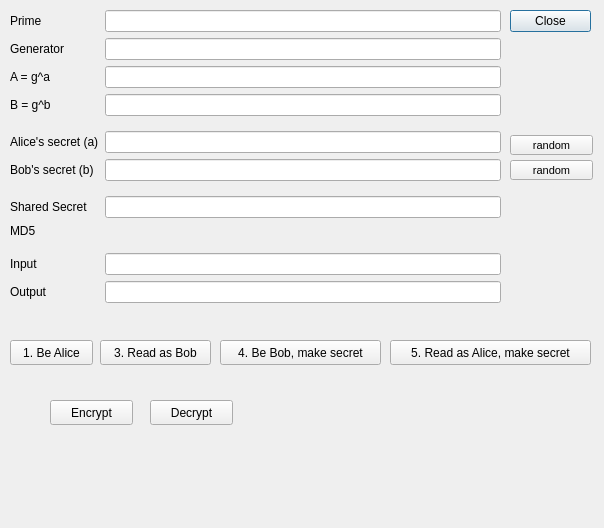
<?xml version="1.0" encoding="UTF-8"?>
<ui version="4.0">
 <class>encapp</class>
 <widget class="QDialog" name="encapp">
  <property name="geometry">
   <rect>
    <x>0</x>
    <y>0</y>
    <width>604</width>
    <height>528</height>
   </rect>
  </property>
  <property name="windowTitle">
   <string>Secret Exchange</string>
  </property>
  <widget class="QDialogButtonBox" name="buttonBox">
   <property name="geometry">
    <rect>
     <x>510</x>
     <y>10</y>
     <width>81</width>
     <height>241</height>
    </rect>
   </property>
   <property name="orientation">
    <enum>Qt::Vertical</enum>
   </property>
   <property name="standardButtons">
    <set>QDialogButtonBox::Close</set>
   </property>
  </widget>
  <widget class="QWidget" name="formLayoutWidget">
   <property name="geometry">
    <rect>
     <x>10</x>
     <y>10</y>
     <width>491</width>
     <height>326</height>
    </rect>
   </property>
   <layout class="QFormLayout" name="formLayout">
    <property name="fieldGrowthPolicy">
     <enum>QFormLayout::ExpandingFieldsGrow</enum>
    </property>
    <item row="0" column="0">
     <widget class="QLabel" name="primeLabel">
      <property name="text">
       <string>Prime</string>
      </property>
     </widget>
    </item>
    <item row="0" column="1">
     <widget class="QLineEdit" name="primeLineEdit"/>
    </item>
    <item row="1" column="0">
     <widget class="QLabel" name="generatorLabel">
      <property name="text">
       <string>Generator</string>
      </property>
     </widget>
    </item>
    <item row="1" column="1">
     <widget class="QLineEdit" name="generatorLineEdit"/>
    </item>
    <item row="2" column="0">
     <widget class="QLabel" name="aGALabel">
      <property name="text">
       <string>A = g^a</string>
      </property>
     </widget>
    </item>
    <item row="2" column="1">
     <widget class="QLineEdit" name="aGALineEdit"/>
    </item>
    <item row="3" column="0">
     <widget class="QLabel" name="bGBLabel">
      <property name="text">
       <string>B = g^b</string>
      </property>
     </widget>
    </item>
    <item row="3" column="1">
     <widget class="QLineEdit" name="bGBLineEdit"/>
    </item>
    <item row="4" column="0">
     <widget class="Line" name="line">
      <property name="orientation">
       <enum>Qt::Horizontal</enum>
      </property>
     </widget>
    </item>
    <item row="5" column="0">
     <widget class="QLabel" name="aliceSSecretALabel">
      <property name="text">
       <string>Alice's secret (a)</string>
      </property>
     </widget>
    </item>
    <item row="5" column="1">
     <widget class="QLineEdit" name="aliceSSecretALineEdit"/>
    </item>
    <item row="6" column="0">
     <widget class="QLabel" name="bobSSecretBLabel">
      <property name="text">
       <string>Bob's secret (b)</string>
      </property>
     </widget>
    </item>
    <item row="6" column="1">
     <widget class="QLineEdit" name="bobSSecretBLineEdit"/>
    </item>
    <item row="7" column="1">
     <widget class="Line" name="line_2">
      <property name="orientation">
       <enum>Qt::Horizontal</enum>
      </property>
     </widget>
    </item>
    <item row="8" column="0">
     <widget class="QLabel" name="sharedSecretLabel">
      <property name="text">
       <string>Shared Secret</string>
      </property>
     </widget>
    </item>
    <item row="8" column="1">
     <widget class="QLineEdit" name="sharedSecretLineEdit"/>
    </item>
    <item row="11" column="0">
     <widget class="QLabel" name="inputLabel">
      <property name="text">
       <string>Input</string>
      </property>
     </widget>
    </item>
    <item row="11" column="1">
     <widget class="QLineEdit" name="inputLineEdit"/>
    </item>
    <item row="12" column="0">
     <widget class="QLabel" name="outputLabel">
      <property name="text">
       <string>Output</string>
      </property>
     </widget>
    </item>
    <item row="12" column="1">
     <widget class="QLineEdit" name="outputLineEdit"/>
    </item>
    <item row="9" column="0">
     <widget class="QLabel" name="md5label">
      <property name="text">
       <string>MD5</string>
      </property>
     </widget>
    </item>
    <item row="9" column="1">
     <widget class="QLabel" name="md5content">
      <property name="text">
       <string/>
      </property>
     </widget>
    </item>
    <item row="10" column="0">
     <widget class="Line" name="line_3">
      <property name="orientation">
       <enum>Qt::Horizontal</enum>
      </property>
     </widget>
    </item>
   </layout>
  </widget>
  <widget class="QPushButton" name="pushButton">
   <property name="geometry">
    <rect>
     <x>10</x>
     <y>340</y>
     <width>83</width>
     <height>25</height>
    </rect>
   </property>
   <property name="text">
    <string>1. Be Alice</string>
   </property>
  </widget>
  <widget class="QPushButton" name="pushButton_2">
   <property name="geometry">
    <rect>
     <x>100</x>
     <y>340</y>
     <width>111</width>
     <height>25</height>
    </rect>
   </property>
   <property name="text">
    <string>3. Read as Bob</string>
   </property>
  </widget>
  <widget class="QPushButton" name="pushButton_3">
   <property name="geometry">
    <rect>
     <x>220</x>
     <y>340</y>
     <width>161</width>
     <height>25</height>
    </rect>
   </property>
   <property name="text">
    <string>4. Be Bob, make secret</string>
   </property>
  </widget>
  <widget class="QPushButton" name="pushButton_4">
   <property name="geometry">
    <rect>
     <x>390</x>
     <y>340</y>
     <width>201</width>
     <height>25</height>
    </rect>
   </property>
   <property name="text">
    <string>5. Read as Alice, make secret</string>
   </property>
  </widget>
  <widget class="QPushButton" name="pushButton_5">
   <property name="geometry">
    <rect>
     <x>510</x>
     <y>135</y>
     <width>83</width>
     <height>20</height>
    </rect>
   </property>
   <property name="font">
    <font>
     <pointsize>8</pointsize>
    </font>
   </property>
   <property name="text">
    <string>random</string>
   </property>
  </widget>
  <widget class="QPushButton" name="pushButton_6">
   <property name="geometry">
    <rect>
     <x>510</x>
     <y>160</y>
     <width>83</width>
     <height>20</height>
    </rect>
   </property>
   <property name="font">
    <font>
     <pointsize>8</pointsize>
    </font>
   </property>
   <property name="text">
    <string>random</string>
   </property>
  </widget>
  <widget class="QPushButton" name="pushButton_7">
   <property name="geometry">
    <rect>
     <x>50</x>
     <y>400</y>
     <width>83</width>
     <height>25</height>
    </rect>
   </property>
   <property name="text">
    <string>Encrypt</string>
   </property>
  </widget>
  <widget class="QPushButton" name="pushButton_8">
   <property name="geometry">
    <rect>
     <x>150</x>
     <y>400</y>
     <width>83</width>
     <height>25</height>
    </rect>
   </property>
   <property name="text">
    <string>Decrypt</string>
   </property>
  </widget>
 </widget>
 <resources/>
 <connections>
  <connection>
   <sender>buttonBox</sender>
   <signal>accepted()</signal>
   <receiver>encapp</receiver>
   <slot>accept()</slot>
   <hints>
    <hint type="sourcelabel">
     <x>248</x>
     <y>254</y>
    </hint>
    <hint type="destinationlabel">
     <x>157</x>
     <y>274</y>
    </hint>
   </hints>
  </connection>
  <connection>
   <sender>buttonBox</sender>
   <signal>rejected()</signal>
   <receiver>encapp</receiver>
   <slot>reject()</slot>
   <hints>
    <hint type="sourcelabel">
     <x>316</x>
     <y>260</y>
    </hint>
    <hint type="destinationlabel">
     <x>286</x>
     <y>274</y>
    </hint>
   </hints>
  </connection>
  <connection>
   <sender>pushButton</sender>
   <signal>clicked()</signal>
   <receiver>encapp</receiver>
   <slot>runAlice()</slot>
   <hints>
    <hint type="sourcelabel">
     <x>58</x>
     <y>355</y>
    </hint>
    <hint type="destinationlabel">
     <x>191</x>
     <y>472</y>
    </hint>
   </hints>
  </connection>
  <connection>
   <sender>pushButton_3</sender>
   <signal>clicked()</signal>
   <receiver>encapp</receiver>
   <slot>runBob()</slot>
   <hints>
    <hint type="sourcelabel">
     <x>257</x>
     <y>344</y>
    </hint>
    <hint type="destinationlabel">
     <x>290</x>
     <y>393</y>
    </hint>
   </hints>
  </connection>
  <connection>
   <sender>pushButton_2</sender>
   <signal>clicked()</signal>
   <receiver>encapp</receiver>
   <slot>readBob()</slot>
   <hints>
    <hint type="sourcelabel">
     <x>145</x>
     <y>355</y>
    </hint>
    <hint type="destinationlabel">
     <x>148</x>
     <y>407</y>
    </hint>
   </hints>
  </connection>
  <connection>
   <sender>pushButton_4</sender>
   <signal>clicked()</signal>
   <receiver>encapp</receiver>
   <slot>readAlice()</slot>
   <hints>
    <hint type="sourcelabel">
     <x>431</x>
     <y>360</y>
    </hint>
    <hint type="destinationlabel">
     <x>408</x>
     <y>418</y>
    </hint>
   </hints>
  </connection>
  <connection>
   <sender>sharedSecretLineEdit</sender>
   <signal>textChanged(QString)</signal>
   <receiver>encapp</receiver>
   <slot>updateMD5()</slot>
   <hints>
    <hint type="sourcelabel">
     <x>173</x>
     <y>215</y>
    </hint>
    <hint type="destinationlabel">
     <x>202</x>
     <y>232</y>
    </hint>
   </hints>
  </connection>
  <connection>
   <sender>pushButton_5</sender>
   <signal>clicked()</signal>
   <receiver>encapp</receiver>
   <slot>randomA()</slot>
   <hints>
    <hint type="sourcelabel">
     <x>529</x>
     <y>143</y>
    </hint>
    <hint type="destinationlabel">
     <x>524</x>
     <y>267</y>
    </hint>
   </hints>
  </connection>
  <connection>
   <sender>pushButton_6</sender>
   <signal>clicked()</signal>
   <receiver>encapp</receiver>
   <slot>randomB()</slot>
   <hints>
    <hint type="sourcelabel">
     <x>548</x>
     <y>176</y>
    </hint>
    <hint type="destinationlabel">
     <x>554</x>
     <y>275</y>
    </hint>
   </hints>
  </connection>
  <connection>
   <sender>pushButton_7</sender>
   <signal>clicked()</signal>
   <receiver>encapp</receiver>
   <slot>encrypt()</slot>
   <hints>
    <hint type="sourcelabel">
     <x>61</x>
     <y>416</y>
    </hint>
    <hint type="destinationlabel">
     <x>22</x>
     <y>414</y>
    </hint>
   </hints>
  </connection>
  <connection>
   <sender>pushButton_8</sender>
   <signal>clicked()</signal>
   <receiver>encapp</receiver>
   <slot>decrypt()</slot>
   <hints>
    <hint type="sourcelabel">
     <x>193</x>
     <y>417</y>
    </hint>
    <hint type="destinationlabel">
     <x>92</x>
     <y>442</y>
    </hint>
   </hints>
  </connection>
 </connections>
 <slots>
  <slot>runAlice()</slot>
  <slot>runBob()</slot>
  <slot>readBob()</slot>
  <slot>readAlice()</slot>
  <slot>updateMD5()</slot>
  <slot>randomA()</slot>
  <slot>randomB()</slot>
  <slot>encrypt()</slot>
  <slot>decrypt()</slot>
 </slots>
</ui>
